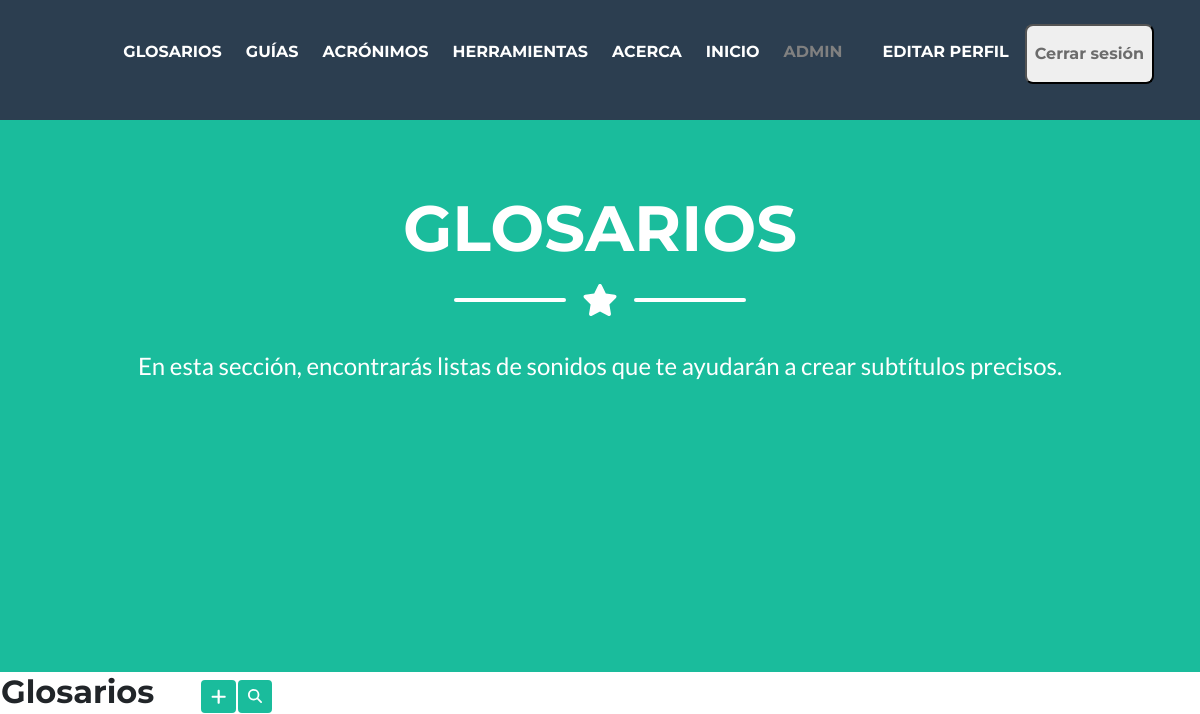
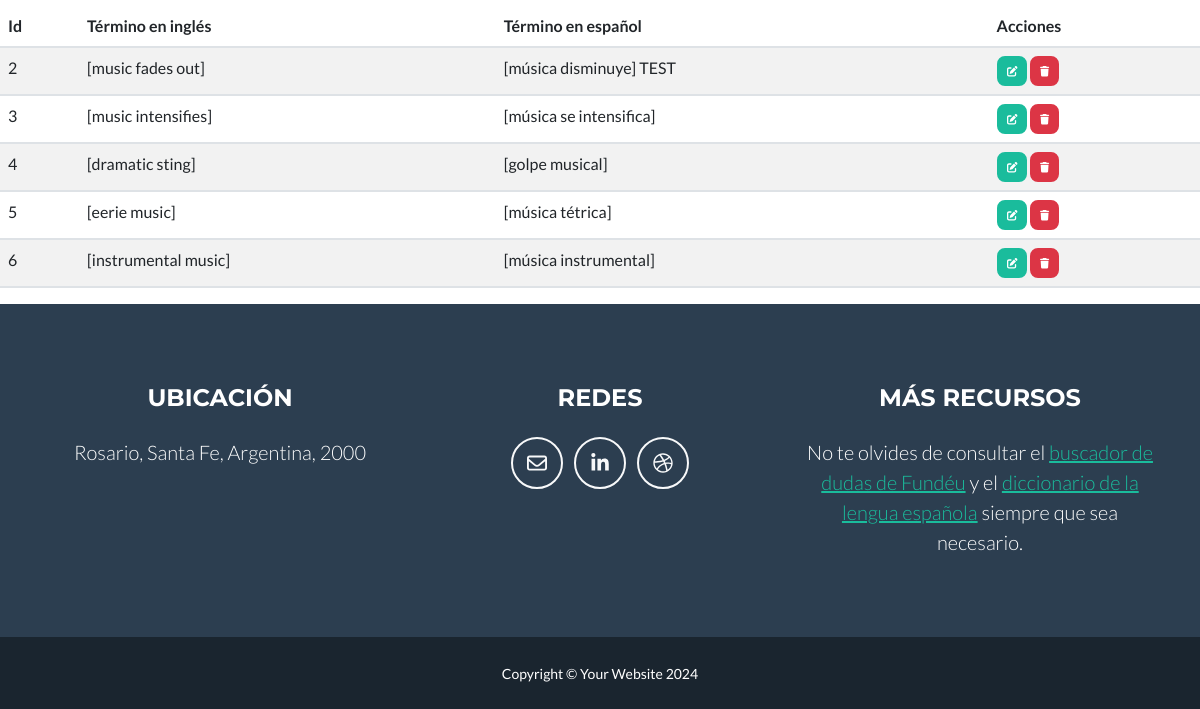
Page /glosarios/ (signed in) on the earlier database version (2 pictures, top to bottom).
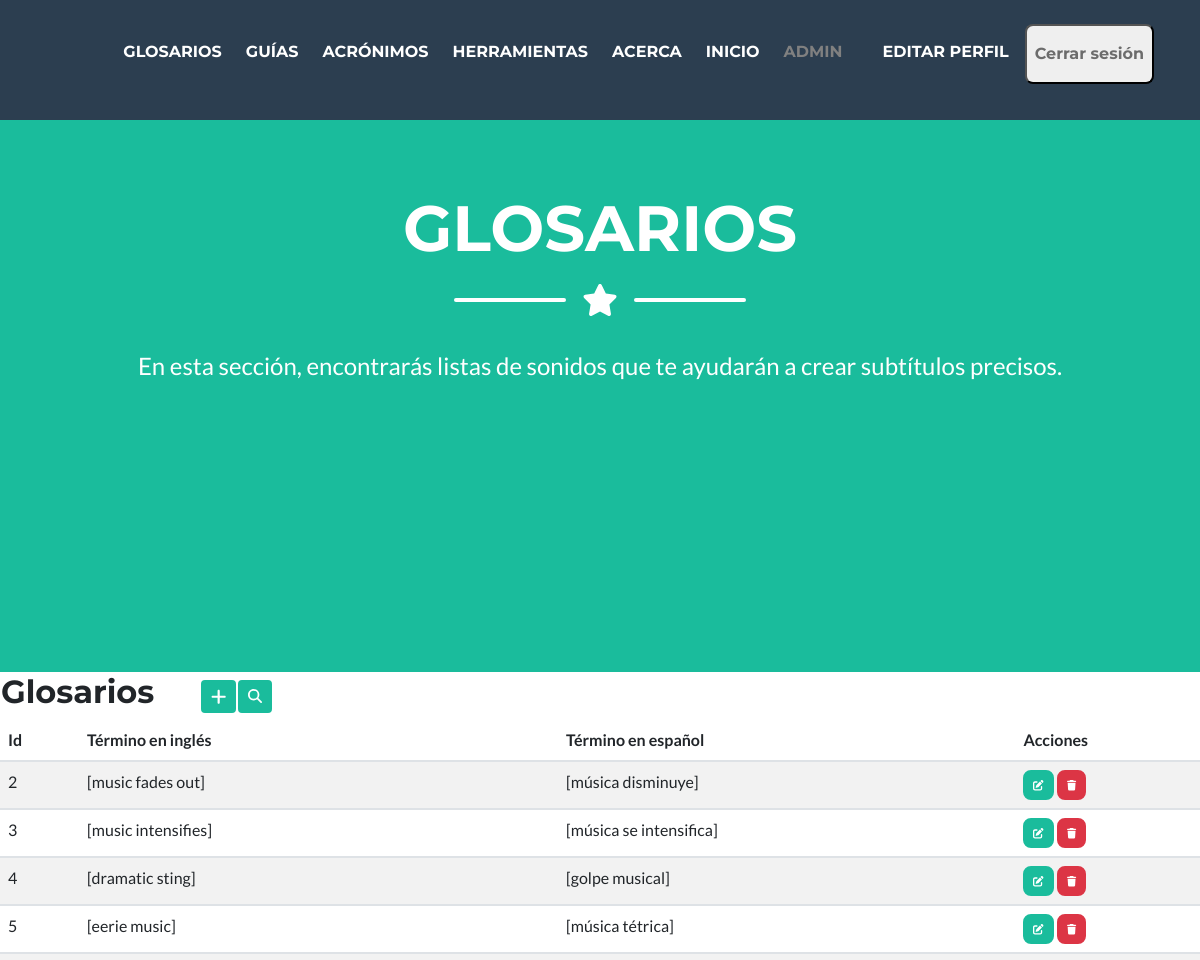
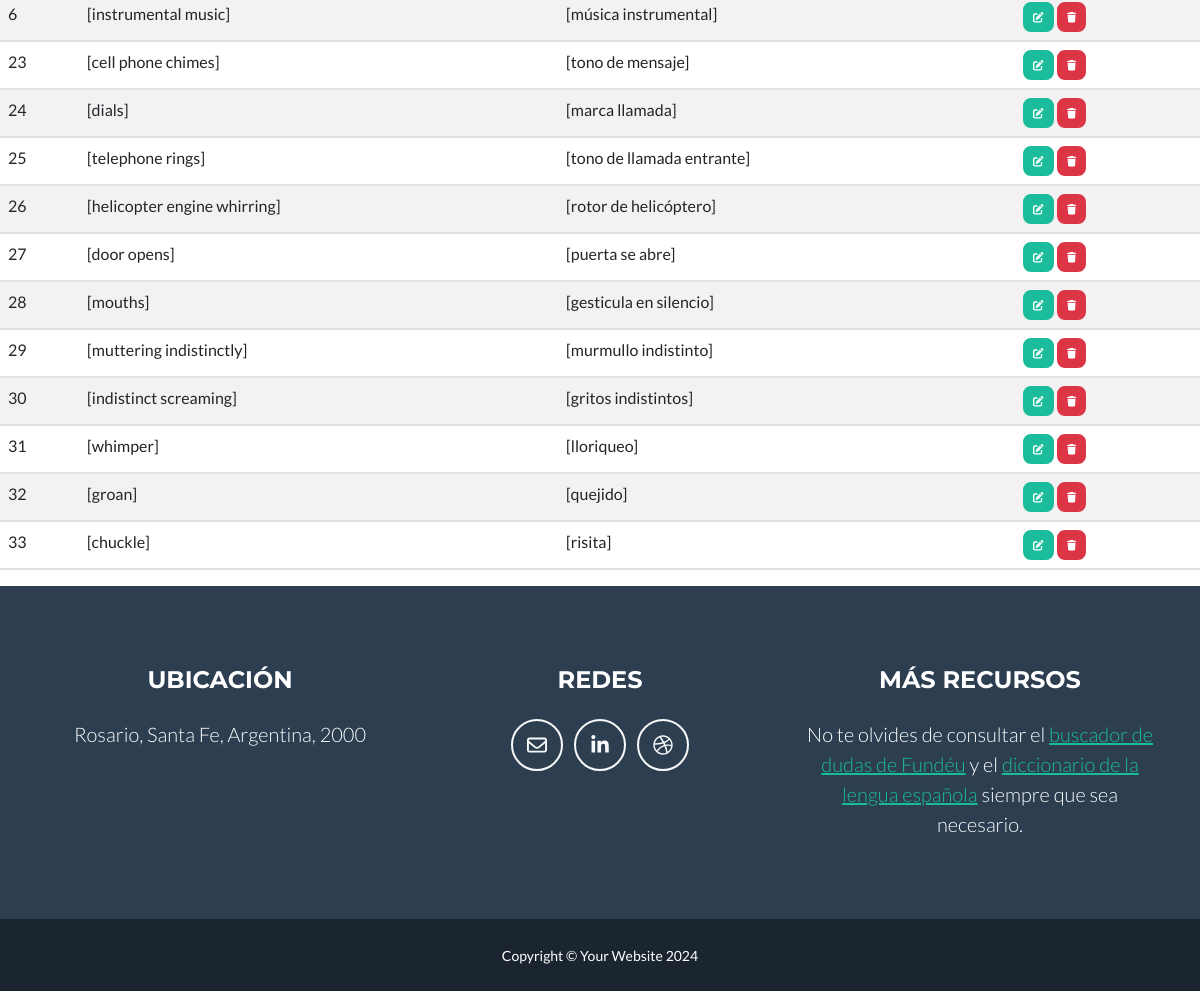
Same page on the later database version (2 pictures, top to bottom).
### aplicacion/models.py (models this page shows, shortened)
class Glosarios(models.Model):
    Término_EN = models.CharField(max_length=100)
    Término_SP = models.CharField(max_length=100)
    class Meta:
        verbose_name = "Glosarios"
        verbose_name_plural = "Glosarios"

### aplicacion/views.py (the view)
# urls.py: path('glosarios/', glosarios, name="glosarios"),
@login_required
def glosarios(request):
    contexto = {'glosarios': Glosarios.objects.all().order_by("id")}#ordenado por id
    return render(request, "aplicacion/glosarios.html", contexto)

### aplicacion/templates/aplicacion/glosarios.html (shortened to what this page needs)
{% extends "aplicacion/index.html" %}
{% block inicio %}
<li class="nav-item mx-0 mx-lg-1"><a class="nav-link py-3 px-0 px-lg-2 rounded" href="{% url 'home' %}">Inicio</a></li>
{% endblock inicio %}
{% block  titulo%}
<header class="masthead bg-primary text-white text-center">
    <div class="container d-flex align-items-center flex-column">
        <h1 class="masthead-heading text-uppercase mb-0">Glosarios</h1>
        <div class="divider-custom divider-light">
            <div class="divider-custom-line"></div>
            <div class="divider-custom-icon"><i class="fas fa-star"></i></div>
            <div class="divider-custom-line"></div>
        </div>
        <p class="masthead-subheading font-weight-light mb-0">En esta sección, encontrarás listas de sonidos que te ayudarán a crear subtítulos precisos.</p>
    </div>
</header>
{% endblock titulo%}
{% block contenido %}
<table>
    <tr>
        <td width="200"><h2>Glosarios</h2></td>
        <td>
            <a
            href="{% url 'glosariosForm' %}"
            class="btn btn-primary btn-sm"
            ><i class="fa fa-plus fa-lg" title="Crear"> </i>
            </a>
        </td>
        <td>
            <a
            href="{% url 'buscarGlosarios' %}"
            class="btn btn-primary btn-sm"
            ><i class="fa-solid fa-magnifying-glass" title="Buscar"></i> </i>
            </a>
        </td>
    </tr>
</table>
<table class="table table-striped">
    <thead>
        <tr>
            <th>Id</th>
            <th>Término en inglés</th>
            <th>Término en español</th>
            <th>Acciones</th>
        </tr>
    </thead>
    <tbody>
    {% for g in glosarios %}
        <tr>
            <td>{{ g.id }}</td>
            <td>{{ g.Término_EN }}</td>
            <td>{{ g.Término_SP }}</td>
            <td>
                <a
                  href="{% url 'glosariosUpdate' g.id %}"
                  class="btn btn-primary"
                  style="--bs-btn-padding-y: .25rem; --bs-btn-padding-x: .5rem; --bs-btn-font-size: .75rem;"
                  ><i class="fa fa-edit fa-sm" title="Edit Record"></i>
                </a>
                <a
                  href="{% url 'glosariosDelete' g.id %}"
                  class="btn btn-danger"
                  style="--bs-btn-padding-y: .25rem; --bs-btn-padding-x: .5rem; --bs-btn-font-size: .75rem;"
                  ><i class="fa fa-trash fa-sm" title="Delete Record"></i>
                </a>
            </td>
        </tr>
    {% endfor %}
    </tbody>
</table>
{% endblock contenido %}

### aplicacion/templates/aplicacion/index.html (shortened to what this page needs)
<!DOCTYPE html>
<html lang="en">
    <head>
        {% load static %}
        <link href="{% static 'css/styles.css' %}" rel="stylesheet" />
        <link rel="stylesheet" href="https://cdnjs.cloudflare.com/ajax/libs/font-awesome/6.4.0/css/all.min.css">
    </head>
    <body id="page-top">
        <nav class="navbar navbar-expand-lg bg-secondary text-uppercase fixed-top" id="mainNav">
            <div class="container">
                <div class="collapse navbar-collapse" id="navbarResponsive">
                    <ul class="navbar-nav ms-auto">
                        {% if user.is_authenticated %}
                        <li class="nav-item mx-0 mx-lg-1"><a class="nav-link py-3 px-0 px-lg-2 rounded" href="{% url 'glosarios'%}">Glosarios</a></li>
                        <li class="nav-item mx-0 mx-lg-1"><a class="nav-link py-3 px-0 px-lg-2 rounded" href="{% url 'guías'%}">Guías</a></li>
                        <li class="nav-item mx-0 mx-lg-1"><a class="nav-link py-3 px-0 px-lg-2 rounded" href="{% url 'acrónimos'%}">Acrónimos</a></li>
                        <li class="nav-item mx-0 mx-lg-1"><a class="nav-link py-3 px-0 px-lg-2 rounded" href="{% url 'herramientas'%}">herramientas</a></li>
                        <li class="nav-item mx-0 mx-lg-1"><a class="nav-link py-3 px-0 px-lg-2 rounded" href="{% url 'acerca'%}">Acerca</a></li>
                        {% block inicio %}{% endblock inicio %}
                        <li class="nav-item mx-0 mx-lg-1"><p  class="nav-link py-3 px-0 px-lg-2 rounded" style="color:gray">{{user.username}}</p></li>
                        <div class="text-center">
                            <a  class="nav-link py-2 px-0 px-lg-2 rounded"href="{% url 'agregar_avatar' %}" ><img src="{{ request.session.avatar }}" height="40px" weight="40px"/></a>
                        </div>
                        <li class="nav-item mx-0 mx-lg-1"><a class="nav-link py-3 px-0 px-lg-2 rounded" href="{% url 'perfil'%}">Editar perfil</a></li>
                        <li class="nav-item mx-0 mx-lg-1"><form action="{% url 'logout' %}" method="post">
                            <button type="submit" class="nav-link py-3 px-0 px-lg-2 rounded">Cerrar sesión</button>
                        </form></li>
                        {% endif %}
                    </ul>
                </div>
            </div>
        </nav>
        {% block  titulo%}{% endblock titulo%}
        {% block contenido %}{% endblock contenido %}
        <footer class="footer text-center">
            <div class="container">
                <div class="row">
                    <div class="col-lg-4 mb-5 mb-lg-0">
                        <h4 class="text-uppercase mb-4">Ubicación</h4>
                        <p class="lead mb-0">
                            Rosario, Santa Fe, Argentina, 2000
                        </p>
                    </div>
                    <div class="col-lg-4 mb-5 mb-lg-0">
                        <h4 class="text-uppercase mb-4">Redes</h4>
                        <a class="btn btn-outline-light btn-social mx-1" target="_blank" href="mailto:fedredebora@gmail.com"><i class="fa-regular fa-envelope"></i></a>
                        <a class="btn btn-outline-light btn-social mx-1" target="_blank" href="https://www.linkedin.com/in/d%C3%A9borafedre/"><i class="fab fa-fw fa-linkedin-in"></i></a>
                        <a class="btn btn-outline-light btn-social mx-1" target="_blank" href="https://debofedre.github.io/Traducci-n-audiovisual-accesible/"><i class="fab fa-fw fa-dribbble"></i></a>
                    </div>
                    <div class="col-lg-4">
                        <h4 class="text-uppercase mb-4">Más recursos</h4>
                        <p class="lead mb-0">
                            No te olvides de consultar el <a href="https://www.fundeu.es/" target="_blank">buscador de dudas de Fundéu</a> y el <a href="https://dle.rae.es/" target="_blank">diccionario de la lengua española</a> siempre que sea necesario.
                        </p>
                    </div>
                </div>
            </div>
        </footer>
        <div class="copyright py-4 text-center text-white">
            <div class="container"><small>Copyright &copy; Your Website 2024</small></div>
        </div>
    </body>
</html>

Differences in the rows shown:
changed Glosarios "[music fades out]": Término_SP "[música disminuye] TEST" → "[música disminuye]"
added Glosarios: id "23", Término_EN "[cell phone chimes]", Término_SP "[tono de mensaje]"
added Glosarios: id "24", Término_EN "[dials]", Término_SP "[marca llamada]"
added Glosarios: id "25", Término_EN "[telephone rings]", Término_SP "[tono de llamada entrante]"
added Glosarios: id "26", Término_EN "[helicopter engine whirring]", Término_SP "[rotor de helicóptero]"
added Glosarios: id "27", Término_EN "[door opens]", Término_SP "[puerta se abre]"
added Glosarios: id "28", Término_EN "[mouths]", Término_SP "[gesticula en silencio]"
added Glosarios: id "29", Término_EN "[muttering indistinctly]", Término_SP "[murmullo indistinto]"
added Glosarios: id "30", Término_EN "[indistinct screaming]", Término_SP "[gritos indistintos]"
added Glosarios: id "31", Término_EN "[whimper]", Término_SP "[lloriqueo]"
added Glosarios: id "32", Término_EN "[groan]", Término_SP "[quejido]"
added Glosarios: id "33", Término_EN "[chuckle]", Término_SP "[risita]"
